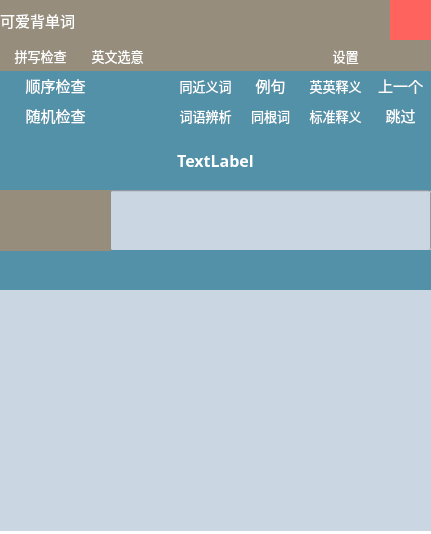
<?xml version="1.0" encoding="UTF-8"?>
<ui version="4.0">
 <class>Form</class>
 <widget class="QWidget" name="Form">
  <property name="geometry">
   <rect>
    <x>0</x>
    <y>0</y>
    <width>431</width>
    <height>534</height>
   </rect>
  </property>
  <property name="windowTitle">
   <string>Form</string>
  </property>
  <property name="styleSheet">
   <string notr="true">background-color: rgb(255, 255, 255);</string>
  </property>
  <widget class="QWidget" name="widget" native="true">
   <property name="geometry">
    <rect>
     <x>0</x>
     <y>0</y>
     <width>431</width>
     <height>531</height>
    </rect>
   </property>
   <property name="styleSheet">
    <string notr="true">background-color: rgb(255, 170, 0);</string>
   </property>
   <widget class="QStackedWidget" name="stackedWidget">
    <property name="geometry">
     <rect>
      <x>0</x>
      <y>70</y>
      <width>431</width>
      <height>461</height>
     </rect>
    </property>
    <property name="styleSheet">
     <string notr="true">background-color: rgb(255, 255, 255);
</string>
    </property>
    <property name="currentIndex">
     <number>0</number>
    </property>
    <widget class="QWidget" name="page">
     <widget class="QLabel" name="label">
      <property name="geometry">
       <rect>
        <x>0</x>
        <y>60</y>
        <width>431</width>
        <height>61</height>
       </rect>
      </property>
      <property name="font">
       <font>
        <family>微软雅黑</family>
        <pointsize>12</pointsize>
        <weight>75</weight>
        <bold>true</bold>
       </font>
      </property>
      <property name="contextMenuPolicy">
       <enum>Qt::DefaultContextMenu</enum>
      </property>
      <property name="styleSheet">
       <string notr="true">background-color: rgb(83, 145, 168);
color: rgb(255, 255, 255);</string>
      </property>
      <property name="text">
       <string>TextLabel</string>
      </property>
      <property name="alignment">
       <set>Qt::AlignCenter</set>
      </property>
      <property name="wordWrap">
       <bool>false</bool>
      </property>
     </widget>
     <widget class="QLineEdit" name="lineEdit">
      <property name="geometry">
       <rect>
        <x>110</x>
        <y>120</y>
        <width>321</width>
        <height>61</height>
       </rect>
      </property>
      <property name="font">
       <font>
        <family>微软雅黑</family>
        <pointsize>14</pointsize>
       </font>
      </property>
      <property name="styleSheet">
       <string notr="true">background-color: rgb(202, 214, 226);

</string>
      </property>
      <property name="alignment">
       <set>Qt::AlignCenter</set>
      </property>
     </widget>
     <widget class="QPushButton" name="pushButton_10">
      <property name="geometry">
       <rect>
        <x>0</x>
        <y>0</y>
        <width>111</width>
        <height>31</height>
       </rect>
      </property>
      <property name="minimumSize">
       <size>
        <width>64</width>
        <height>0</height>
       </size>
      </property>
      <property name="font">
       <font>
        <family>楷体</family>
        <pointsize>11</pointsize>
       </font>
      </property>
      <property name="styleSheet">
       <string notr="true">QPushButton {
color: rgb(255, 255, 255);
  border:none;

background-color: rgb(83, 145, 168);
}
 QPushButton:pressed {
background-color: rgb(171, 154, 156);
	color: rgb(255, 255, 255);
  }

  QPushButton:hover {
	
	background-color: rgb(171, 154, 156);

	color:  rgb(202, 214, 226);
  }</string>
      </property>
      <property name="text">
       <string>顺序检查</string>
      </property>
     </widget>
     <widget class="QPushButton" name="pushButton_11">
      <property name="geometry">
       <rect>
        <x>0</x>
        <y>30</y>
        <width>111</width>
        <height>31</height>
       </rect>
      </property>
      <property name="minimumSize">
       <size>
        <width>86</width>
        <height>0</height>
       </size>
      </property>
      <property name="font">
       <font>
        <family>楷体</family>
        <pointsize>11</pointsize>
       </font>
      </property>
      <property name="styleSheet">
       <string notr="true">QPushButton {
color: rgb(255, 255, 255);
  border:none;

background-color: rgb(83, 145, 168);
}
 QPushButton:pressed {
background-color: rgb(171, 154, 156);
	color: rgb(255, 255, 255);
  }

  QPushButton:hover {
	
	background-color: rgb(171, 154, 156);

	color:  rgb(202, 214, 226);
  }</string>
      </property>
      <property name="text">
       <string>随机检查</string>
      </property>
     </widget>
     <widget class="QLabel" name="label_3">
      <property name="geometry">
       <rect>
        <x>0</x>
        <y>180</y>
        <width>431</width>
        <height>41</height>
       </rect>
      </property>
      <property name="font">
       <font>
        <family>微软雅黑</family>
        <pointsize>12</pointsize>
       </font>
      </property>
      <property name="styleSheet">
       <string notr="true">background-color: rgb(83, 145, 168);</string>
      </property>
      <property name="text">
       <string/>
      </property>
      <property name="alignment">
       <set>Qt::AlignCenter</set>
      </property>
     </widget>
     <widget class="QPushButton" name="pushButton_12">
      <property name="geometry">
       <rect>
        <x>110</x>
        <y>0</y>
        <width>61</width>
        <height>31</height>
       </rect>
      </property>
      <property name="styleSheet">
       <string notr="true">QPushButton {
color: rgb(255, 255, 255);
  border:none;

background-color: rgb(83, 145, 168);
}
 QPushButton:pressed {
background-color: rgb(171, 154, 156);
	color: rgb(255, 255, 255);
  }

  QPushButton:hover {
	
	background-color: rgb(171, 154, 156);

	color:  rgb(202, 214, 226);
  }</string>
      </property>
      <property name="text">
       <string/>
      </property>
     </widget>
     <widget class="QPushButton" name="pushButton_13">
      <property name="geometry">
       <rect>
        <x>110</x>
        <y>30</y>
        <width>61</width>
        <height>31</height>
       </rect>
      </property>
      <property name="styleSheet">
       <string notr="true">QPushButton {
color: rgb(255, 255, 255);
  border:none;

background-color: rgb(83, 145, 168);
}
 QPushButton:pressed {
background-color: rgb(171, 154, 156);
	color: rgb(255, 255, 255);
  }

  QPushButton:hover {
	
	background-color: rgb(171, 154, 156);

	color:  rgb(202, 214, 226);
  }</string>
      </property>
      <property name="text">
       <string/>
      </property>
     </widget>
     <widget class="QTextBrowser" name="textBrowser">
      <property name="geometry">
       <rect>
        <x>0</x>
        <y>220</y>
        <width>431</width>
        <height>241</height>
       </rect>
      </property>
      <property name="font">
       <font>
        <family>等线 Light</family>
        <pointsize>11</pointsize>
       </font>
      </property>
      <property name="styleSheet">
       <string notr="true">QTextBrowser{border-width:0;border-style:outset;background-color: rgb(202, 214, 226);}


</string>
      </property>
     </widget>
     <widget class="QTextBrowser" name="textBrowser_2">
      <property name="geometry">
       <rect>
        <x>0</x>
        <y>120</y>
        <width>111</width>
        <height>61</height>
       </rect>
      </property>
      <property name="font">
       <font>
        <family>Arial</family>
        <pointsize>10</pointsize>
       </font>
      </property>
      <property name="styleSheet">
       <string notr="true">
QTextBrowser{border-width:0;border-style:outset;background-color: rgb(150, 141, 125);
color: rgb(255, 255, 255);}</string>
      </property>
     </widget>
     <widget class="QPushButton" name="pushButton_8">
      <property name="geometry">
       <rect>
        <x>370</x>
        <y>0</y>
        <width>61</width>
        <height>31</height>
       </rect>
      </property>
      <property name="font">
       <font>
        <family>楷体</family>
        <pointsize>11</pointsize>
       </font>
      </property>
      <property name="styleSheet">
       <string notr="true">QPushButton {
color: rgb(255, 255, 255);
  border:none;
background-color: rgb(83, 145, 168);
}
 QPushButton:pressed {
background-color: rgb(171, 154, 156);
	color: rgb(255, 255, 255);
  }

  QPushButton:hover {
	
	background-color: rgb(171, 154, 156);

	color:  rgb(202, 214, 226);
  }</string>
      </property>
      <property name="text">
       <string>上一个</string>
      </property>
     </widget>
     <widget class="QPushButton" name="pushButton_15">
      <property name="geometry">
       <rect>
        <x>170</x>
        <y>0</y>
        <width>71</width>
        <height>31</height>
       </rect>
      </property>
      <property name="font">
       <font>
        <family>楷体</family>
        <pointsize>10</pointsize>
       </font>
      </property>
      <property name="styleSheet">
       <string notr="true">QPushButton {
color: rgb(255, 255, 255);
  border:none;
background-color: rgb(83, 145, 168);
}
 QPushButton:pressed {
background-color: rgb(171, 154, 156);
	color: rgb(255, 255, 255);
  }

  QPushButton:hover {
	
	background-color: rgb(171, 154, 156);

	color:  rgb(202, 214, 226);
  }</string>
      </property>
      <property name="text">
       <string>同近义词</string>
      </property>
     </widget>
     <widget class="QPushButton" name="pushButton_16">
      <property name="geometry">
       <rect>
        <x>240</x>
        <y>0</y>
        <width>61</width>
        <height>31</height>
       </rect>
      </property>
      <property name="font">
       <font>
        <family>楷体</family>
        <pointsize>11</pointsize>
       </font>
      </property>
      <property name="styleSheet">
       <string notr="true">QPushButton {
color: rgb(255, 255, 255);
  border:none;
background-color: rgb(83, 145, 168);
}
 QPushButton:pressed {
background-color: rgb(171, 154, 156);
	color: rgb(255, 255, 255);
  }

  QPushButton:hover {
	
	background-color: rgb(171, 154, 156);

	color:  rgb(202, 214, 226);
  }</string>
      </property>
      <property name="text">
       <string>例句</string>
      </property>
     </widget>
     <widget class="QPushButton" name="pushButton_17">
      <property name="geometry">
       <rect>
        <x>240</x>
        <y>30</y>
        <width>61</width>
        <height>31</height>
       </rect>
      </property>
      <property name="font">
       <font>
        <family>楷体</family>
        <pointsize>10</pointsize>
       </font>
      </property>
      <property name="styleSheet">
       <string notr="true">QPushButton {
color: rgb(255, 255, 255);
  border:none;
background-color: rgb(83, 145, 168);
}
 QPushButton:pressed {
background-color: rgb(171, 154, 156);
	color: rgb(255, 255, 255);
  }

  QPushButton:hover {
	
	background-color: rgb(171, 154, 156);

	color:  rgb(202, 214, 226);
  }</string>
      </property>
      <property name="text">
       <string>同根词</string>
      </property>
     </widget>
     <widget class="QPushButton" name="pushButton_18">
      <property name="geometry">
       <rect>
        <x>170</x>
        <y>30</y>
        <width>71</width>
        <height>31</height>
       </rect>
      </property>
      <property name="font">
       <font>
        <family>楷体</family>
        <pointsize>10</pointsize>
       </font>
      </property>
      <property name="styleSheet">
       <string notr="true">QPushButton {
color: rgb(255, 255, 255);
  border:none;
background-color: rgb(83, 145, 168);
}
 QPushButton:pressed {
background-color: rgb(171, 154, 156);
	color: rgb(255, 255, 255);
  }

  QPushButton:hover {
	
	background-color: rgb(171, 154, 156);

	color:  rgb(202, 214, 226);
  }</string>
      </property>
      <property name="text">
       <string>词语辨析</string>
      </property>
     </widget>
     <widget class="QPushButton" name="pushButton_19">
      <property name="geometry">
       <rect>
        <x>370</x>
        <y>30</y>
        <width>61</width>
        <height>31</height>
       </rect>
      </property>
      <property name="font">
       <font>
        <family>楷体</family>
        <pointsize>11</pointsize>
       </font>
      </property>
      <property name="styleSheet">
       <string notr="true">QPushButton {
color: rgb(255, 255, 255);
  border:none;
background-color: rgb(83, 145, 168);
}
 QPushButton:pressed {
background-color: rgb(171, 154, 156);
	color: rgb(255, 255, 255);
  }

  QPushButton:hover {
	
	background-color: rgb(171, 154, 156);

	color:  rgb(202, 214, 226);
  }</string>
      </property>
      <property name="text">
       <string>跳过</string>
      </property>
     </widget>
     <widget class="QPushButton" name="pushButton_20">
      <property name="geometry">
       <rect>
        <x>300</x>
        <y>0</y>
        <width>71</width>
        <height>31</height>
       </rect>
      </property>
      <property name="font">
       <font>
        <family>楷体</family>
        <pointsize>10</pointsize>
       </font>
      </property>
      <property name="styleSheet">
       <string notr="true">QPushButton {
color: rgb(255, 255, 255);
  border:none;
background-color: rgb(83, 145, 168);
}
 QPushButton:pressed {
background-color: rgb(171, 154, 156);
	color: rgb(255, 255, 255);
  }

  QPushButton:hover {
	
	background-color: rgb(171, 154, 156);

	color:  rgb(202, 214, 226);
  }</string>
      </property>
      <property name="text">
       <string>英英释义</string>
      </property>
     </widget>
     <widget class="QPushButton" name="pushButton_21">
      <property name="geometry">
       <rect>
        <x>300</x>
        <y>30</y>
        <width>71</width>
        <height>31</height>
       </rect>
      </property>
      <property name="font">
       <font>
        <family>楷体</family>
        <pointsize>10</pointsize>
       </font>
      </property>
      <property name="styleSheet">
       <string notr="true">QPushButton {
color: rgb(255, 255, 255);
  border:none;
background-color: rgb(83, 145, 168);
}
 QPushButton:pressed {
background-color: rgb(171, 154, 156);
	color: rgb(255, 255, 255);
  }

  QPushButton:hover {
	
	background-color: rgb(171, 154, 156);

	color:  rgb(202, 214, 226);
  }</string>
      </property>
      <property name="text">
       <string>标准释义</string>
      </property>
     </widget>
    </widget>
    <widget class="QWidget" name="page_3">
     <widget class="QWidget" name="verticalLayoutWidget">
      <property name="geometry">
       <rect>
        <x>0</x>
        <y>0</y>
        <width>431</width>
        <height>451</height>
       </rect>
      </property>
      <layout class="QVBoxLayout" name="verticalLayout">
       <item>
        <widget class="QLabel" name="label_4">
         <property name="font">
          <font>
           <family>微软雅黑</family>
           <pointsize>12</pointsize>
           <weight>75</weight>
           <bold>true</bold>
          </font>
         </property>
         <property name="text">
          <string>TextLabel</string>
         </property>
         <property name="alignment">
          <set>Qt::AlignCenter</set>
         </property>
        </widget>
       </item>
       <item>
        <widget class="QRadioButton" name="radioButton">
         <property name="minimumSize">
          <size>
           <width>32</width>
           <height>55</height>
          </size>
         </property>
         <property name="font">
          <font>
           <family>幼圆</family>
           <pointsize>12</pointsize>
          </font>
         </property>
         <property name="text">
          <string>RadioButton</string>
         </property>
        </widget>
       </item>
       <item>
        <widget class="QRadioButton" name="radioButton_2">
         <property name="minimumSize">
          <size>
           <width>0</width>
           <height>55</height>
          </size>
         </property>
         <property name="font">
          <font>
           <family>幼圆</family>
           <pointsize>12</pointsize>
          </font>
         </property>
         <property name="text">
          <string>RadioButton</string>
         </property>
        </widget>
       </item>
       <item>
        <widget class="QRadioButton" name="radioButton_3">
         <property name="minimumSize">
          <size>
           <width>0</width>
           <height>55</height>
          </size>
         </property>
         <property name="font">
          <font>
           <family>幼圆</family>
           <pointsize>12</pointsize>
          </font>
         </property>
         <property name="text">
          <string>RadioButton</string>
         </property>
        </widget>
       </item>
       <item>
        <widget class="QRadioButton" name="radioButton_4">
         <property name="minimumSize">
          <size>
           <width>0</width>
           <height>55</height>
          </size>
         </property>
         <property name="font">
          <font>
           <family>幼圆</family>
           <pointsize>12</pointsize>
          </font>
         </property>
         <property name="text">
          <string>RadioButton</string>
         </property>
        </widget>
       </item>
       <item>
        <widget class="QPushButton" name="pushButton_14">
         <property name="minimumSize">
          <size>
           <width>0</width>
           <height>44</height>
          </size>
         </property>
         <property name="font">
          <font>
           <family>Arial</family>
           <pointsize>12</pointsize>
          </font>
         </property>
         <property name="text">
          <string>下一个</string>
         </property>
        </widget>
       </item>
      </layout>
     </widget>
    </widget>
    <widget class="QWidget" name="page_4">
     <widget class="QComboBox" name="comboBox">
      <property name="geometry">
       <rect>
        <x>10</x>
        <y>10</y>
        <width>111</width>
        <height>31</height>
       </rect>
      </property>
      <property name="font">
       <font>
        <family>楷体</family>
        <pointsize>12</pointsize>
       </font>
      </property>
      <property name="styleSheet">
       <string notr="true">
 
QComboBox::down-arrow {
	border-image: url(:/combox1/1225446.png);
	 
}
QComboBox {
        height: 25px;
        border-radius: 4px;
        border: 1px solid rgb(111, 156, 207);
        background: white;
		color: rgb(170, 170, 127);
}
QComboBox:enabled {
        color: rgb(84, 84, 84);
}
QComboBox:!enabled {
        color: rgb(80, 80, 80);
}
QComboBox:enabled:hover, QComboBox:enabled:focus {
        color: rgb(51, 51, 51);
}
QComboBox::drop-down {
        width: 20px;
        border: none;
        background: transparent;
}
QComboBox::drop-down:hover {
        background: rgba(255, 255, 255, 30);
}

QComboBox::down-arrow:on {
        /**top: 1px;**/
}
QComboBox QAbstractItemView {
        border: 1px solid rgb(111, 156, 207);
        background: white;
        outline: none;
}
QComboBox QAbstractItemView::item {
        height: 25px;
        color: rgb(73, 73, 73);
}
QComboBox QAbstractItemView::item:selected {
        background: rgb(232, 241, 250);
        color: rgb(2, 65, 132);
}
</string>
      </property>
      <item>
       <property name="text">
        <string>考研词汇</string>
       </property>
      </item>
      <item>
       <property name="text">
        <string>复习词汇</string>
       </property>
      </item>
      <item>
       <property name="text">
        <string>四级词汇</string>
       </property>
      </item>
      <item>
       <property name="text">
        <string>六级词汇</string>
       </property>
      </item>
     </widget>
    </widget>
    <widget class="QWidget" name="page_2">
     <widget class="QPushButton" name="pushButton_6">
      <property name="geometry">
       <rect>
        <x>70</x>
        <y>0</y>
        <width>75</width>
        <height>31</height>
       </rect>
      </property>
      <property name="text">
       <string>选择文件夹</string>
      </property>
     </widget>
     <widget class="QLabel" name="label_2">
      <property name="geometry">
       <rect>
        <x>0</x>
        <y>0</y>
        <width>61</width>
        <height>31</height>
       </rect>
      </property>
      <property name="text">
       <string>导入资源</string>
      </property>
     </widget>
     <widget class="QPushButton" name="pushButton_7">
      <property name="geometry">
       <rect>
        <x>150</x>
        <y>0</y>
        <width>71</width>
        <height>31</height>
       </rect>
      </property>
      <property name="text">
       <string>导入</string>
      </property>
     </widget>
     <widget class="QLabel" name="label_6">
      <property name="geometry">
       <rect>
        <x>0</x>
        <y>30</y>
        <width>61</width>
        <height>31</height>
       </rect>
      </property>
      <property name="text">
       <string>选择进度</string>
      </property>
     </widget>
     <widget class="QLineEdit" name="lineEdit_2">
      <property name="geometry">
       <rect>
        <x>70</x>
        <y>30</y>
        <width>91</width>
        <height>31</height>
       </rect>
      </property>
     </widget>
     <widget class="QPushButton" name="pushButton_25">
      <property name="geometry">
       <rect>
        <x>390</x>
        <y>30</y>
        <width>41</width>
        <height>31</height>
       </rect>
      </property>
      <property name="text">
       <string>确定</string>
      </property>
     </widget>
     <widget class="QLabel" name="label_7">
      <property name="geometry">
       <rect>
        <x>220</x>
        <y>30</y>
        <width>91</width>
        <height>31</height>
       </rect>
      </property>
      <property name="text">
       <string>单词开始位置</string>
      </property>
     </widget>
     <widget class="QLineEdit" name="lineEdit_3">
      <property name="geometry">
       <rect>
        <x>310</x>
        <y>30</y>
        <width>71</width>
        <height>31</height>
       </rect>
      </property>
     </widget>
     <widget class="QPushButton" name="pushButton_9">
      <property name="geometry">
       <rect>
        <x>170</x>
        <y>30</y>
        <width>51</width>
        <height>31</height>
       </rect>
      </property>
      <property name="text">
       <string>确定</string>
      </property>
     </widget>
    </widget>
   </widget>
   <widget class="QPushButton" name="pushButton">
    <property name="geometry">
     <rect>
      <x>0</x>
      <y>40</y>
      <width>81</width>
      <height>31</height>
     </rect>
    </property>
    <property name="font">
     <font>
      <family>黑体</family>
      <pointsize>10</pointsize>
     </font>
    </property>
    <property name="styleSheet">
     <string notr="true"> 
QPushButton {
color: rgb(255, 255, 255);
  border:none;

background-color:rgb(150, 141, 125);
}
 QPushButton:pressed {
background-color: rgb(83, 145, 168);
	color: rgb(255, 255, 255);
  }

  QPushButton:hover {
	
	background-color: rgb(83, 145, 168);

	color:  rgb(202, 214, 226);
  }</string>
    </property>
    <property name="text">
     <string>拼写检查</string>
    </property>
   </widget>
   <widget class="QPushButton" name="pushButton_2">
    <property name="geometry">
     <rect>
      <x>80</x>
      <y>40</y>
      <width>75</width>
      <height>31</height>
     </rect>
    </property>
    <property name="font">
     <font>
      <family>黑体</family>
      <pointsize>10</pointsize>
     </font>
    </property>
    <property name="styleSheet">
     <string notr="true"> 
QPushButton {
color: rgb(255, 255, 255);
  border:none;

background-color:rgb(150, 141, 125);
}
 QPushButton:pressed {
background-color: rgb(83, 145, 168);
	color: rgb(255, 255, 255);
  }

  QPushButton:hover {
	
	background-color: rgb(83, 145, 168);

	color:  rgb(202, 214, 226);
  }</string>
    </property>
    <property name="text">
     <string>英文选意</string>
    </property>
   </widget>
   <widget class="QPushButton" name="pushButton_3">
    <property name="geometry">
     <rect>
      <x>150</x>
      <y>40</y>
      <width>81</width>
      <height>31</height>
     </rect>
    </property>
    <property name="styleSheet">
     <string notr="true"> 
QPushButton {
color: rgb(255, 255, 255);
  border:none;

background-color:rgb(150, 141, 125);
}
 QPushButton:pressed {
background-color: rgb(83, 145, 168);
	color: rgb(255, 255, 255);
  }

  QPushButton:hover {
	
	background-color: rgb(83, 145, 168);

	color:  rgb(202, 214, 226);
  }</string>
    </property>
    <property name="text">
     <string/>
    </property>
   </widget>
   <widget class="QPushButton" name="pushButton_4">
    <property name="geometry">
     <rect>
      <x>230</x>
      <y>40</y>
      <width>81</width>
      <height>31</height>
     </rect>
    </property>
    <property name="styleSheet">
     <string notr="true"> 
QPushButton {
color: rgb(255, 255, 255);
  border:none;

background-color:rgb(150, 141, 125);
}
 QPushButton:pressed {
background-color: rgb(83, 145, 168);
	color: rgb(255, 255, 255);
  }

  QPushButton:hover {
	
	background-color: rgb(83, 145, 168);

	color:  rgb(202, 214, 226);
  }</string>
    </property>
    <property name="text">
     <string/>
    </property>
   </widget>
   <widget class="QPushButton" name="pushButton_5">
    <property name="geometry">
     <rect>
      <x>310</x>
      <y>40</y>
      <width>71</width>
      <height>31</height>
     </rect>
    </property>
    <property name="font">
     <font>
      <family>黑体</family>
      <pointsize>10</pointsize>
     </font>
    </property>
    <property name="styleSheet">
     <string notr="true"> 
QPushButton {
color: rgb(255, 255, 255);
  border:none;

background-color:rgb(150, 141, 125);
}
 QPushButton:pressed {
background-color: rgb(83, 145, 168);
	color: rgb(255, 255, 255);
  }

  QPushButton:hover {
	
	background-color: rgb(83, 145, 168);

	color:  rgb(202, 214, 226);
  }</string>
    </property>
    <property name="text">
     <string>设置</string>
    </property>
   </widget>
   <widget class="QLabel" name="label_5">
    <property name="geometry">
     <rect>
      <x>0</x>
      <y>0</y>
      <width>351</width>
      <height>41</height>
     </rect>
    </property>
    <property name="font">
     <font>
      <family>楷体</family>
      <pointsize>11</pointsize>
     </font>
    </property>
    <property name="styleSheet">
     <string notr="true">background-color:  rgb(150, 141, 125);
color: rgb(255, 255, 255);</string>
    </property>
    <property name="text">
     <string>可爱背单词</string>
    </property>
   </widget>
   <widget class="QPushButton" name="pushButton_22">
    <property name="geometry">
     <rect>
      <x>350</x>
      <y>0</y>
      <width>41</width>
      <height>41</height>
     </rect>
    </property>
    <property name="styleSheet">
     <string notr="true"> 
QPushButton {
color: rgb(255, 255, 255);
  border:none;

background-color:rgb(150, 141, 125);
}
 QPushButton:pressed {
background-color: rgb(83, 145, 168);
	color: rgb(255, 255, 255);
  }

  QPushButton:hover {
	
	background-color: rgb(83, 145, 168);

	color:  rgb(202, 214, 226);
  }</string>
    </property>
    <property name="text">
     <string/>
    </property>
   </widget>
   <widget class="QPushButton" name="pushButton_23">
    <property name="geometry">
     <rect>
      <x>390</x>
      <y>0</y>
      <width>41</width>
      <height>41</height>
     </rect>
    </property>
    <property name="styleSheet">
     <string notr="true">QPushButton {
      border:none;
	  background-color: rgb(255, 99, 94);

  }

  QPushButton:pressed {
	background-color: rgb(255, 34, 34);

  }

  QPushButton:hover {
	  background-color: rgb(255, 165, 158);

  }
</string>
    </property>
    <property name="text">
     <string/>
    </property>
   </widget>
   <widget class="QPushButton" name="pushButton_24">
    <property name="geometry">
     <rect>
      <x>380</x>
      <y>40</y>
      <width>51</width>
      <height>31</height>
     </rect>
    </property>
    <property name="styleSheet">
     <string notr="true"> 
QPushButton {
color: rgb(255, 255, 255);
  border:none;

background-color:rgb(150, 141, 125);
}
 QPushButton:pressed {
background-color: rgb(83, 145, 168);
	color: rgb(255, 255, 255);
  }

  QPushButton:hover {
	
	background-color: rgb(83, 145, 168);

	color:  rgb(202, 214, 226);
  }</string>
    </property>
    <property name="text">
     <string/>
    </property>
   </widget>
  </widget>
 </widget>
 <resources/>
 <connections>
  <connection>
   <sender>pushButton_23</sender>
   <signal>clicked()</signal>
   <receiver>pushButton_23</receiver>
   <slot>close()</slot>
   <hints>
    <hint type="sourcelabel">
     <x>414</x>
     <y>19</y>
    </hint>
    <hint type="destinationlabel">
     <x>422</x>
     <y>13</y>
    </hint>
   </hints>
  </connection>
  <connection>
   <sender>pushButton_22</sender>
   <signal>clicked()</signal>
   <receiver>Form</receiver>
   <slot>showMinimized()</slot>
   <hints>
    <hint type="sourcelabel">
     <x>365</x>
     <y>6</y>
    </hint>
    <hint type="destinationlabel">
     <x>353</x>
     <y>-11</y>
    </hint>
   </hints>
  </connection>
  <connection>
   <sender>pushButton_23</sender>
   <signal>clicked()</signal>
   <receiver>Form</receiver>
   <slot>close()</slot>
   <hints>
    <hint type="sourcelabel">
     <x>404</x>
     <y>27</y>
    </hint>
    <hint type="destinationlabel">
     <x>416</x>
     <y>-17</y>
    </hint>
   </hints>
  </connection>
 </connections>
</ui>
